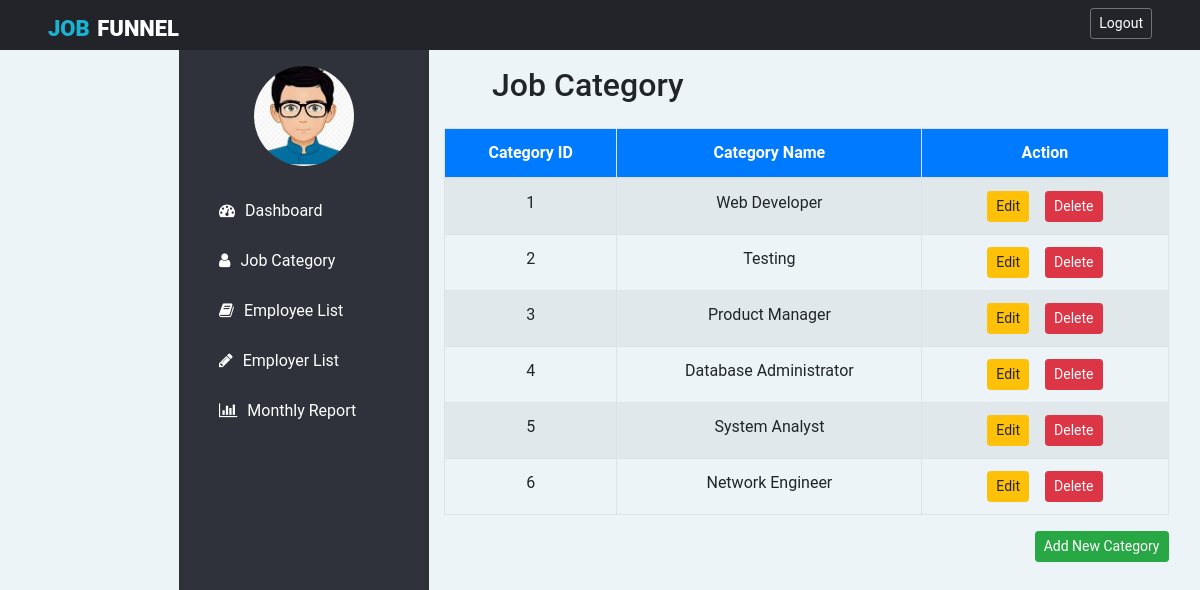
Screenshot of /admin/job-category.php with the database file from the repository.
### tables this page shows
CREATE TABLE `category` (
  `id` int(11) NOT NULL,
  `category` varchar(30) NOT NULL
);

### admin/job-category.php (the view, shortened to what this page needs)
<!DOCTYPE html>
<html lang="en">
<head>
	<link rel="stylesheet" href="https://stackpath.bootstrapcdn.com/bootstrap/4.4.1/css/bootstrap.min.css">
	<link rel="stylesheet" href="https://stackpath.bootstrapcdn.com/font-awesome/4.7.0/css/font-awesome.min.css">
</head>
<body>
	<header class="header">
		<div class=" heading float-left mt-3">
			<h4 class="float-left ml-5">Job <span class="text-white">Funnel</span></h4>
		</div>
		<button class="btn btn-outline-secondary btn-sm text-white float-right mr-5 mt-2" name="logout" data-target="#mymodal" data-toggle="modal">Logout</button>
	</header>
	<div class="main-content">
		<div class="container-fluid">
			<div class="row">
				<div class="pt-3" id="left-column" style="width:250px;">
					<div class="admin-img">
						<center>
							<img src="../images/user-image.jpg" alt="">
						</center>
					</div>
					<div class="useful-links">
						<a href="admin-dashboard.php">
							<i class="fa fa-dashboard icon"></i><span>Dashboard</span>
						</a>
						<a href="staff_registration.php">
							<i class="fa fa-user icon"></i><span>Job Category</span>
						</a>
						<a href="add_item.php">
							<i class="fa fa-book icon"></i><span>Employee List</span>
						</a>
						<a href="issue_item.php">
							<i class="fa fa-pencil icon"></i><span>Employer List</span>
						</a>
						<a href="monthly_report.php">
							<i class="fa fa-bar-chart icon"></i><span>Monthly Report</span>
						</a>
					</div>
				</div>
				<div class="col-md-9">
					<div class="h2 pt-3 pb-3 px-5 center" id="adm-title">Job Category</div>
					<?php
					include 'connection.php';
					$sql = "SELECT * FROM category";
					$result = mysqli_query($conn, $sql);
					if (mysqli_num_rows($result) > 0) {
					?>
						<table class="table table-bordered table-striped text-center">
							<thead class="bg-primary text-white">
								<tr>
									<th>Category ID</th>
									<th>Category Name</th>
									<th>Action</th>
								</tr>
							</thead>
						<?php
					}
					while ($row = mysqli_fetch_assoc($result)) {
						?>
							<tr>
								<td><?php echo $row['id']; ?></td>
								<td style="text-transform: capitalize;"><?php echo $row['category']; ?></td>
								<td><button type="button" class="btn btn-warning btn-sm mx-2">Edit</button><button type="button" class="btn btn-danger btn-sm mx-2">Delete</button></td>
							</tr>
						<?php
					}
						?>
						</table>
						<button class="btn btn-success btn-sm" style="float: right;">Add New Category</button>
				</div>
			</div>
		</div>
</body>
</html>

### admin/job-category.php (style rules this page uses)
* { box-sizing: border-box; }
body { margin: 0; padding: 0; font-family: "Roboto", "sans-serif"; background: #EDF4F8; }
header { width: 100%; background: #22242A; height: 50px; }
.heading { text-transform: uppercase; color: #19B3D3; }
.header .heading { word-spacing: 2px; }
.header h4 { font-size: 22px; font-weight: 900; }
.header span { font-size: 22px; font-weight: 900; }
.main-content .container-fluid #left-column { background: #2F323A; height: 100vh; }
.main-content .container-fluid #left-column img { width: 100px; height: 100px; border-radius: 100px; margin-bottom: 10px; }
#left-column .useful-links a { color: #fff; display: block; width: 100%; line-height: 50px; text-decoration: none; padding-left: 40px; transition: 0.5s; transition-property: background-color; }
i { padding-right: 10px; }

### rows the page displays
category: id "1", category "Web Developer"
category: id "2", category "Testing"
category: id "3", category "Product Manager"
category: id "4", category "Database Administrator"
category: id "5", category "System Analyst"
category: id "6", category "Network Engineer"
